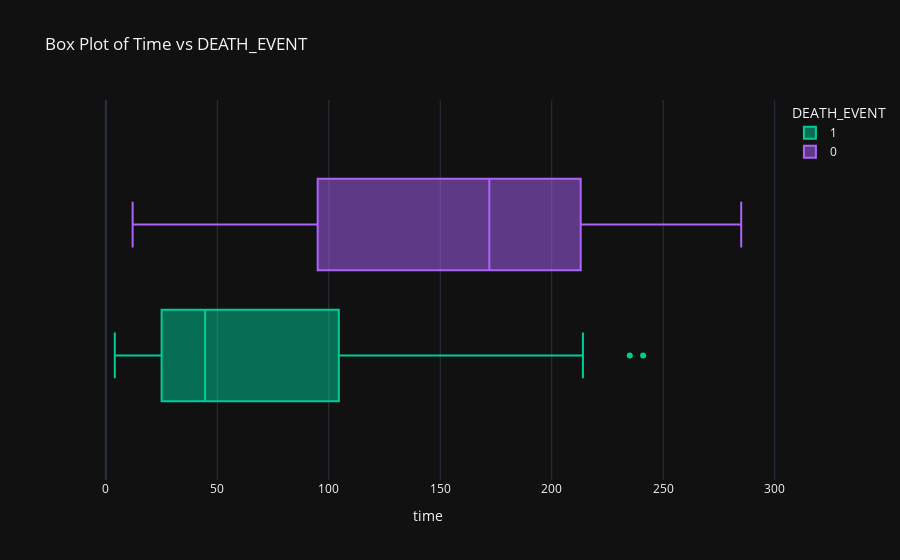

The cell this chart's notebook holds for it:
### Code cell
fig = px.box(df, x="time", color="DEATH_EVENT", hover_data=df.columns,
                   title ="Box Plot of Time vs DEATH_EVENT", 
                   template="plotly_dark",
                   color_discrete_map={"0": "RebeccaPurple", "1": "MediumPurple"},
                  )
fig.show()

### Figure 1 — Plotly figure (JSON) as saved in the notebook; plotly's stock layout.template omitted (floating-point values rounded to 4 significant figures; data arrays with more than 128 entries replaced by an {"elided": "..."} marker saying what was removed)
{"data": [{"alignmentgroup": "True", "customdata": {"elided": "96x12 float values"}, "hovertemplate": "DEATH_EVENT=%{customdata[11]}<br>time=%{x}<br>age=%{customdata[0]}<br>anaemia=%{customdata[1]}<br>creatinine_phosphokinase=%{customdata[2]}<br>diabetes=%{customdata[3]}<br>ejection_fraction=%{customdata[4]}<br>high_blood_pressure=%{customdata[5]}<br>platelets=%{customdata[6]}<br>serum_creatinine=%{customdata[7]}<br>serum_sodium=%{customdata[8]}<br>sex=%{customdata[9]}<br>smoking=%{customdata[10]}<extra></extra>", "legendgroup": "1", "marker": {"color": "#00cc96"}, "name": "1", "notched": false, "offsetgroup": "1", "orientation": "h", "showlegend": true, "type": "box", "x": [4, 6, 7, 7, 8, 8, 10, 10, 10, 10, 10, 10, 11, 11, 13, 14, 14, 15, 15, 20, 20, 23, 23, 24, 26, 26, 26, 27, 28, 28, 29, 30, 30, 30, 30, 31, 32, 33, 33, 35, 38, 40, 41, 42, 43, 43, 43, 44, 45, 50, 55, 59, 60, 60, 61, 64, 65, 65, 66, 67, 72, 73, 73, 77, 78, 82, 88, 90, 90, 95, 96, 100, 109, 111, 113, 115, 126, 129, 130, 135, 150, 154, 162, 170, 171, 172, 172, 180, 180, 193, 196, 198, 207, 214, 235, 241], "x0": " ", "xaxis": "x", "y0": " ", "yaxis": "y"}, {"alignmentgroup": "True", "customdata": {"elided": "203x12 float values"}, "hovertemplate": "DEATH_EVENT=%{customdata[11]}<br>time=%{x}<br>age=%{customdata[0]}<br>anaemia=%{customdata[1]}<br>creatinine_phosphokinase=%{customdata[2]}<br>diabetes=%{customdata[3]}<br>ejection_fraction=%{customdata[4]}<br>high_blood_pressure=%{customdata[5]}<br>platelets=%{customdata[6]}<br>serum_creatinine=%{customdata[7]}<br>serum_sodium=%{customdata[8]}<br>sex=%{customdata[9]}<br>smoking=%{customdata[10]}<extra></extra>", "legendgroup": "0", "marker": {"color": "#ab63fa"}, "name": "0", "notched": false, "offsetgroup": "0", "orientation": "h", "showlegend": true, "type": "box", "x": {"elided": "203 int values"}, "x0": " ", "xaxis": "x", "y0": " ", "yaxis": "y"}], "layout": {"boxmode": "group", "legend": {"title": {"text": "DEATH_EVENT"}, "tracegroupgap": 0}, "title": {"text": "Box Plot of Time vs DEATH_EVENT"}, "xaxis": {"anchor": "y", "domain": [0, 1], "title": {"text": "time"}}, "yaxis": {"anchor": "x", "domain": [0, 1]}}}
